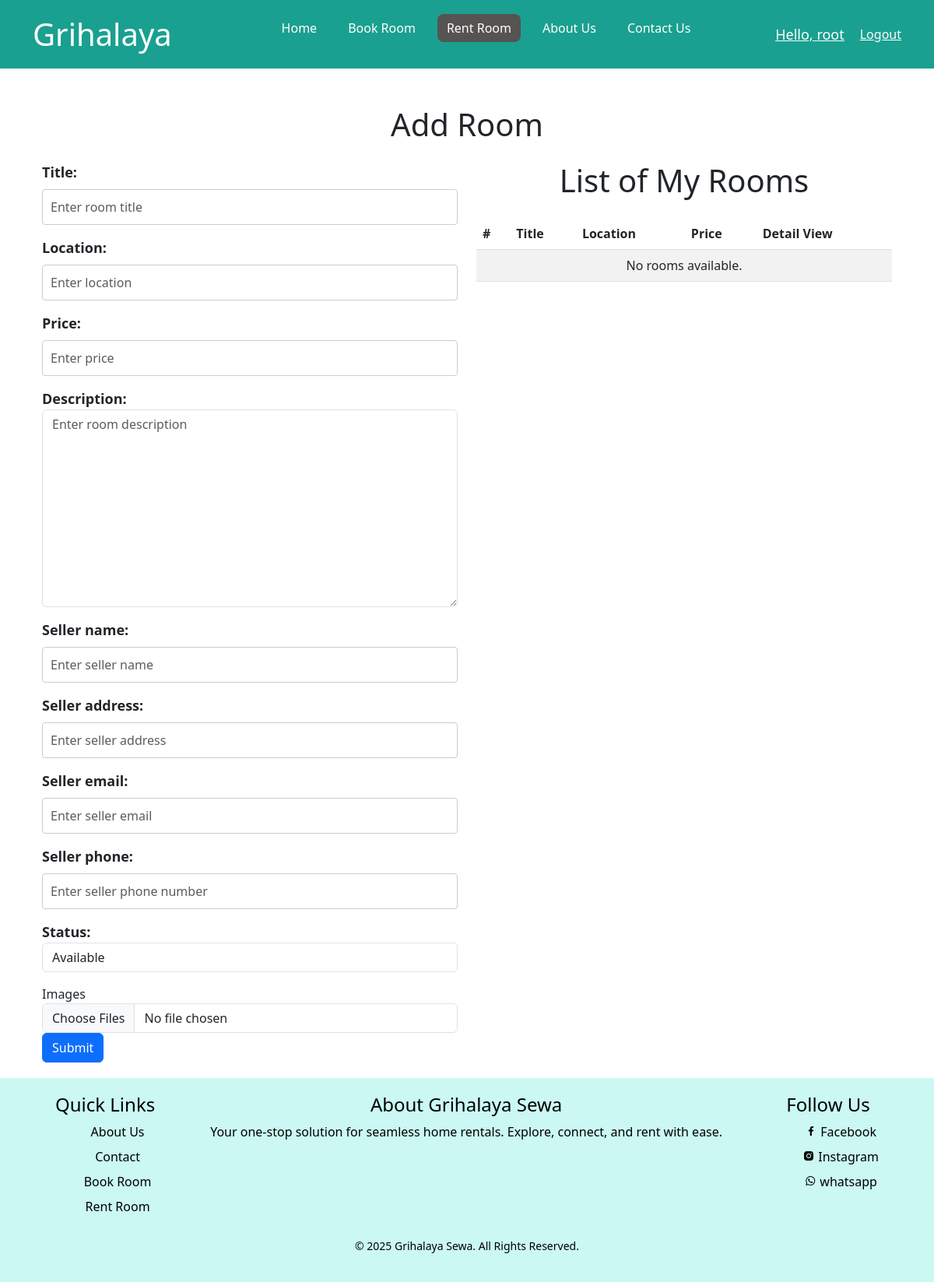
Before: /accounts/sell/1/ (signed in) with the older database file.
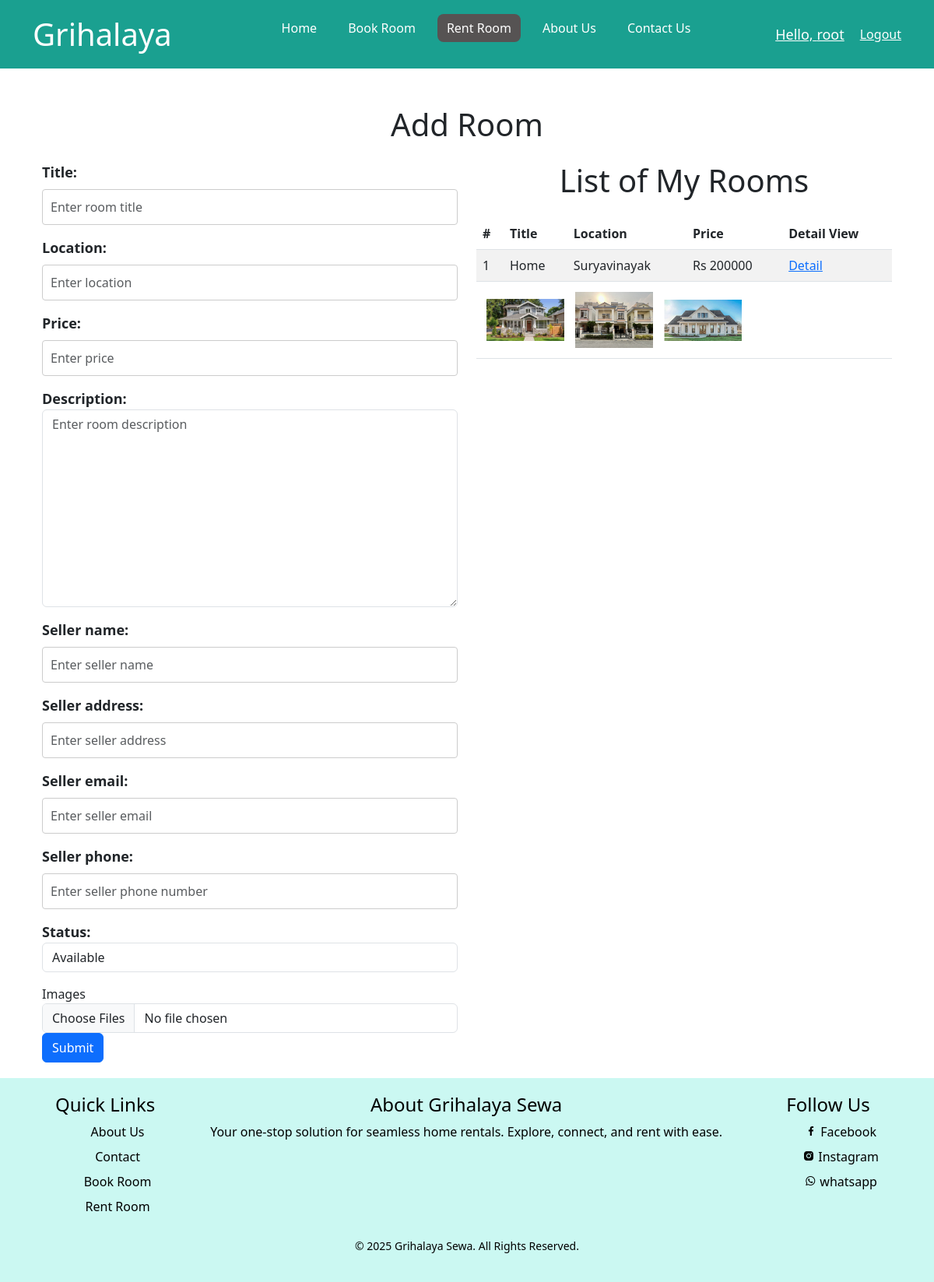
After: the same page with the newer database file.
### registration/models.py (models this page shows, shortened)
class Room(models.Model):
    title = models.CharField(max_length=200)
    location = models.CharField(max_length=255)
    price = models.CharField(max_length=255)
    description = models.TextField()
    seller_name = models.CharField(max_length=255)
    seller_address = models.TextField()
    seller_email = models.EmailField()
    seller_phone = models.CharField(max_length=15)
    status = models.CharField(
        max_length=50,
        choices=[('available', 'Available'), ('sold', 'Sold')],
        default='available'
    )
    user = models.ForeignKey(User, on_delete=models.CASCADE, related_name='rooms', null=True, blank=True)

class RoomImage(models.Model):
    room = models.ForeignKey(Room, on_delete=models.CASCADE, related_name='images')
    image = models.ImageField(upload_to='room_images/')

### registration/views.py (the view)
# urls.py: path('sell/<int:pk>/',views.selling,name="selling"),#room_insert, room_list==id
@login_required(login_url='registration:login')
def selling(request, pk):
    rooms = Room.objects.filter(user_id=pk)
    if request.method == 'POST':
        form = RoomForm(request.POST)
        images = request.FILES.getlist('image')  # Retrieve multiple files
        if form.is_valid():
            room = form.save(commit=False)
            room.user = request.user
            room.save()
            for image in images:
                RoomImage.objects.create(room=room, image=image)
            return redirect('registration:buying')
    else:
        form = RoomForm()
    return render(request, "registration/selling/sell_room_insert.html", {
        "selling": "active",
        'form': form,
        'rooms': rooms
    })

### templates/registration/selling/sell_room_insert.html (shortened to what this page needs)
    {% extends "main/base.html" %}
    {% load static %}
    {% block css %}
    {{ block.super }}
    {% endblock css %}
    {% block content %}
    <div class="container mt-5">
        <h1 class="mb-4">Add Room</h1>
        <div class="row">
            <div class="col-md-6">
            <form method="post" enctype="multipart/form-data">
                {{ form.as_p }}
                <div class="form-group">
                    <label for="id_image">Images</label>
                    <input type="file" name="image" id="id_image" class="form-control" multiple>
                </div>
                <button type="submit" class="btn btn-primary">Submit</button>
            </form>
            </div>
            <div class="col-md-6">
                <h1 class="mb-4">List of My Rooms</h1>
                <table class="table table-striped">
                    <thead>
                        <tr>
                            <th>#</th>
                            <th>Title</th>
                            <th>Location</th>
                            <th>Price</th>
                            <th>Detail View</th>
                        </tr>
                    </thead>
                <tbody>
                    {% for room in rooms %}
                    <tr>
                        <td>{{ forloop.counter }}</td>
                        <td>{{ room.title }}</td>
                        <td>{{ room.location }}</td>
                        <td>{{ room.price }}</td>
                        <td>
                            <a href="{% url 'registration:sell_room_detail' room.pk %}">Detail</a>
                        </td>
                    </tr>
                    <tr>
                        <td colspan="5">
                            {% for image in room.images.all %}
                            <img src="{{ image.image.url }}" alt="Room Image" style="width: 100px; height: auto; margin: 5px;">
                            {% endfor %}
                        </td>
                    </tr>
                    {% empty %}
                    <tr>
                        <td colspan="5" class="text-center">No rooms available.</td>
                    </tr>
                    {% endfor %}
                </tbody>
                </table>
            </div>
        </div>
    </div>
    {% endblock content %}

Changed rows visible on the page:
added Room: title "Home", location "Suryavinayak", price "Rs 200000"
added RoomImage: image (picture)
added RoomImage: image (picture)
added RoomImage: image (picture)
Other visible differences:
text no longer shown: "No rooms available."
